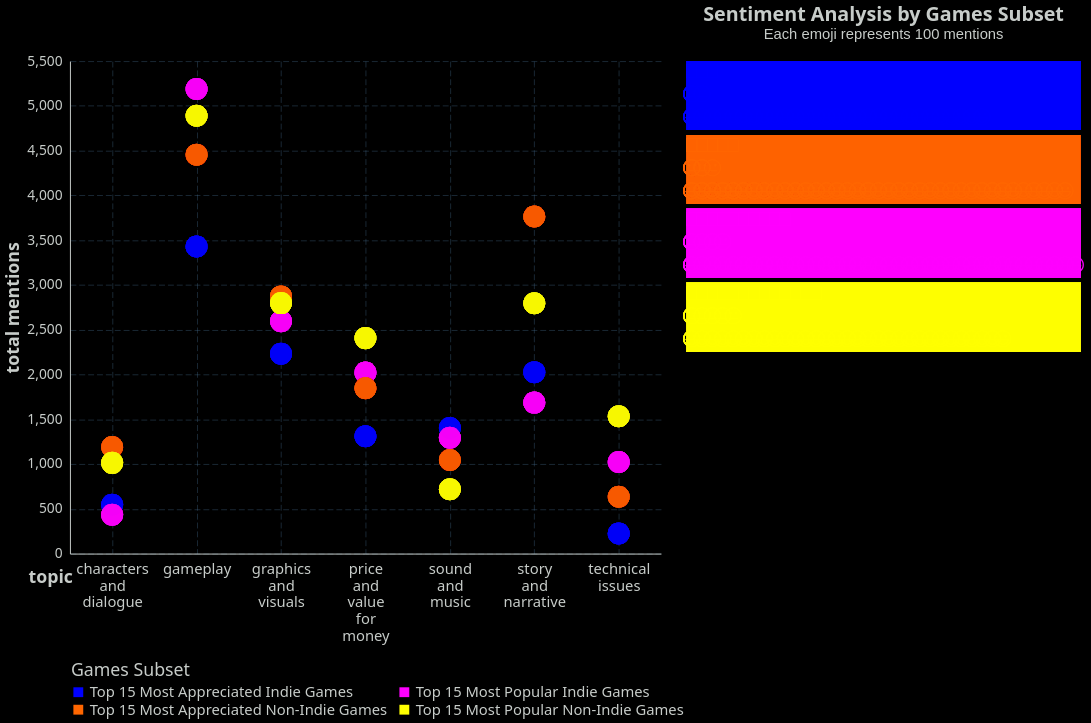

Specify this chart in Vega-Lite:
### Vega-Lite specification from a JSON file in a GitHub repository (floating-point values rounded to 4 significant figures; data arrays with more than 128 entries replaced by an {"elided": "..."} marker saying what was removed)
{"config": {"view": {"continuousWidth": 400, "continuousHeight": 300, "stroke": null, "strokeWidth": 1}, "background": "black", "mark": {"color": "#6495ED"}, "arc": {"fill": "#6495ED"}, "area": {"fill": "#6495ED", "line": true, "fillOpacity": 0.1}, "line": {"stroke": "#6495ED", "strokeWidth": 2}, "path": {"stroke": "#6495ED"}, "rect": {"fill": "#6495ED"}, "shape": {"stroke": "#6495ED"}, "symbol": {"fill": "#6495ED"}, "title": {"color": "#C7CCC9", "anchor": "start", "dy": -15, "fontSize": 16, "font": "IBM Plex Sans,system-ui,-apple-system,BlinkMacSystemFont,\".sfnstext-regular\",sans-serif", "fontWeight": 600}, "axisBand": {"grid": false}, "axis": {"labelColor": "#C7CCC9", "labelFontSize": 16, "labelFont": "IBM Plex Sans Condensed, system-ui, -apple-system, BlinkMacSystemFont, \".SFNSText-Regular\", sans-serif", "labelFontWeight": 400, "titleColor": "#C7CCC9", "titleFontWeight": 600, "titleFontSize": 16, "grid": true, "gridColor": "#4A7295", "labelAngle": 0, "domainColor": "#C7CCC9", "tickColor": null, "labelPadding": 2, "tickSize": 6, "tickWidth": 0.5, "gridOpacity": 1, "gridZ": 1}, "axisX": {"gridDash": [6, 3], "gridWidth": 0.35, "gridColor": "#4A7295", "labelAngle": 0}, "axisY": {"gridDash": [6, 3], "gridWidth": 0.35, "gridColor": "#4A7295"}, "layer": {"grid": 1, "mark": 0}, "legend": {"labelFontSize": 11, "padding": 1, "symbolType": "square", "labelColor": "#C7CCC9", "titleColor": "#C7CCC9"}, "style": {"guide-label": {"font": "IBM Plex Sans,system-ui,-apple-system,BlinkMacSystemFont,\".sfnstext-regular\",sans-serif", "fill": "#C7CCC9", "fontWeight": 400}, "guide-title": {"font": "IBM Plex Sans,system-ui,-apple-system,BlinkMacSystemFont,\".sfnstext-regular\",sans-serif", "fill": "#C7CCC9", "fontWeight": 400}}, "range": {"category": ["#0000FF", "#FF6600FF", "#44E602", "#FF00FF", "#FFFF00", "#9900CC", "#33CCFF", "#f77976ff", "#CC66FF"]}, "facet": {"spacing": 5}}, "hconcat": [{"data": {"name": "data-db88004753661bbb85889c282a635430"}, "mark": {"type": "circle", "fillOpacity": 0.1, "size": 500}, "encoding": {"color": {"field": "games_subset_label", "legend": {"labelColor": "#C7CCC9", "labelFontSize": 15, "labelLimit": 0, "titleColor": "#C7CCC9", "titleFontSize": 18, "orient": "bottom", "columns": 2, "direction": "horizontal"}, "scale": {"domain": ["Top 15 Most Appreciated Indie Games", "Top 15 Most Popular Indie Games", "Top 15 Most Appreciated Non-Indie Games", "Top 15 Most Popular Non-Indie Games"], "range": ["#0000FF", "#FF00FF", "#FF6600FF", "#FFFF00"]}, "title": "Games Subset", "type": "nominal"}, "tooltip": {"field": "games_subset_label", "type": "nominal"}, "x": {"axis": {"labelFontSize": 15, "labelAngle": 0, "labelAlign": "center", "labelExpr": "split(datum.label, ' ')", "titleFontSize": 18, "titleX": -20, "titleY": 15}, "field": "topic", "type": "nominal"}, "y": {"axis": {"labelFontSize": 14, "titleFontSize": 18}, "field": "topic_total", "title": "total mentions", "type": "quantitative"}}, "height": 500, "name": "view_17", "transform": [{"filter": {"param": "param_23"}}, {"joinaggregate": [{"op": "sum", "field": "counts", "as": "topic_total"}], "groupby": ["games_subset_label", "topic"]}], "width": 600}, {"data": {"name": "data-fae2a547403e6efabd63fe726581f315"}, "facet": {"row": {"field": "games_subset_label", "header": null, "type": "nominal"}}, "spec": {"layer": [{"mark": {"type": "rect", "opacity": 0.2}, "encoding": {"color": {"field": "row_colour", "legend": null, "scale": null, "type": "nominal"}}, "name": "view_18", "transform": [{"filter": {"param": "param_23"}}]}, {"mark": {"type": "text", "baseline": "middle", "dx": 0, "dy": 0, "size": 20}, "encoding": {"color": {"field": "row_colour", "legend": null, "scale": null, "type": "nominal"}, "text": {"field": "emoji", "type": "nominal"}, "x": {"axis": null, "field": "x", "type": "ordinal"}, "y": {"axis": null, "field": "sentiment", "type": "ordinal"}}, "transform": [{"filter": {"param": "param_23"}}, {"calculate": "{'positive': '😃', 'negative': '😤', 'neutral': '😐'}[datum.sentiment]", "as": "emoji"}, {"window": [{"op": "rank", "field": "", "as": "x"}], "groupby": ["games_subset_label", "sentiment", "topic"]}]}], "height": 70, "width": 400}, "columns": 1, "resolve": {"scale": {"y": "independent"}}, "title": {"text": "Sentiment Analysis by Games Subset", "anchor": "middle", "color": "#C7CCC9", "fontSize": 20, "subtitle": "Each emoji represents 100 mentions", "subtitleColor": "#C7CCC9", "subtitleFontSize": 15}, "transform": [{"filter": {"param": "param_24"}}]}], "params": [{"name": "param_24", "select": {"type": "point", "encodings": ["x"]}, "views": ["view_17"]}, {"name": "param_23", "select": {"type": "point", "fields": ["reviewer_type"]}, "bind": {"input": "select", "options": ["user", "critic"], "name": "reviewer type: "}, "value": [{"reviewer_type": "user"}], "views": ["view_17", "view_18"]}], "transform": [{"filter": {"param": "param_23"}}, {"filter": {"param": "param_23"}}], "$schema": "https://vega.github.io/schema/vega-lite/v5.20.1.json", "datasets": {"data-db88004753661bbb85889c282a635430": {"elided": "2499 records"}, "data-fae2a547403e6efabd63fe726581f315": {"elided": "736 records"}}}
